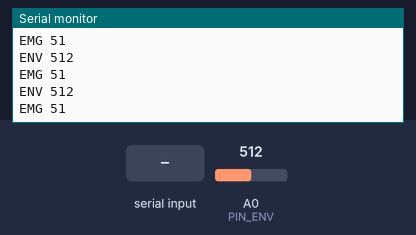
A sketch run on a simulated Arduino Uno, built with avr-gcc and run on an emulated ATmega328P. Parts: the last lines printed to the serial monitor. Inputs (shaded band) come from the test bench; at power-on: A0 (PIN_ENV) = 512.

Above: at 1.4 s.
1.5 s: "1" received over Serial
3.0 s: A0 (PIN_ENV) set to 716
At 4.1 s:
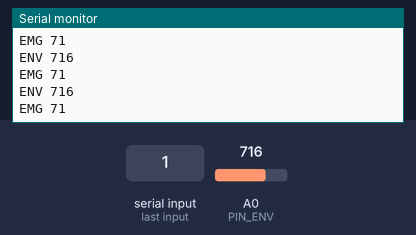
4.5 s: A0 (PIN_ENV) set to 900
At 5.1 s:
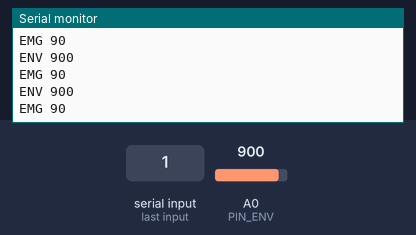
Timing chart, 0 to 7.5 s (numbered marks = the images above; inputs shaded):
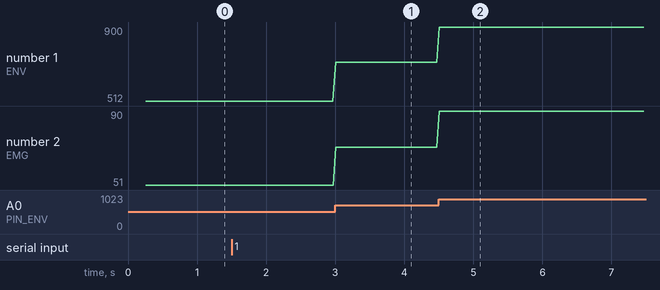

Measured:
- after the input at 3.0 s, the serial monitor: prints a new line at once (image 1)
- after the input at 4.5 s, the serial monitor: prints a new line at once (image 2)
- plotted number 1: 512 → 716 after the input at 3.0 s, 716 → 900 after the input at 4.5 s
- plotted number 2: 51 → 71 after the input at 3.0 s, 71 → 90 after the input at 4.5 s

The sketch:

wired-myoware.ino
```cpp
// Revive Motion — Elegoo Uno R3 + MyoWare 2.0
// File → New. Delete everything. Paste this whole file once.
// VIN -> Uno 5V. GND -> GND. ENV -> A0.
// Flip the MyoWare power switch ON. The VIN LED should stay lit.
// Snap electrodes: MID on the muscle, END along the muscle, REF on nearby bone.

const int PIN_ENV = A0;
const unsigned long SAMPLE_MS = 40;

void setup() {
  Serial.begin(115200);
  pinMode(PIN_ENV, INPUT);
  delay(250);
  Serial.println("HELLO MYOWARE ELEGOO_UNO_R3");
  Serial.println("SRC ELEGOO_UNO_R3");
  Serial.println("CHIP MYOWARE2");
}

void loop() {
  if (Serial.available()) {
    while (Serial.available()) {
      Serial.read();
    }
    Serial.println("PONG MYOWARE");
  }

  const int env = analogRead(PIN_ENV);
  int emg = env / 10;
  if (emg > 100) emg = 100;

  Serial.print("ENV ");
  Serial.println(env);
  Serial.print("EMG ");
  Serial.println(emg);

  delay(SAMPLE_MS);
}
```
